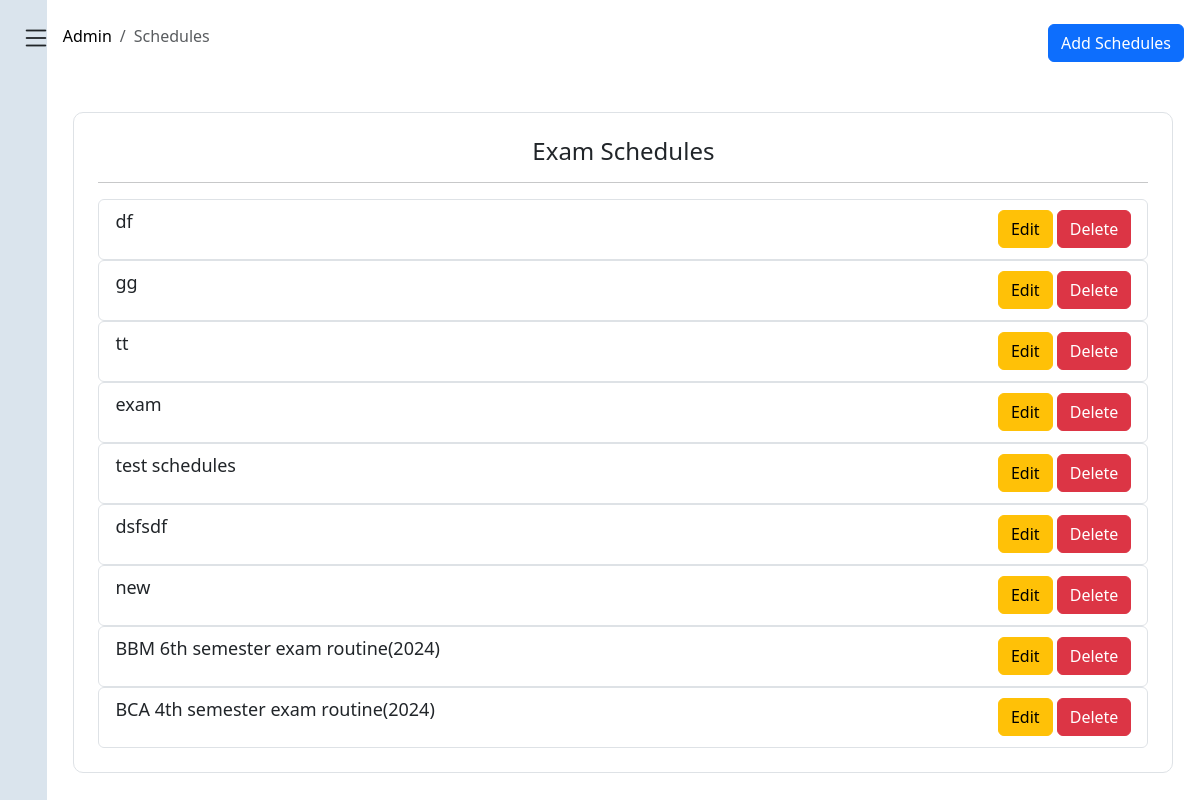
The app's page /admin/schedules.php (signed in) with its own data.
### tables this page shows
CREATE TABLE `schedules` (
  `sn` int NOT NULL,
  `title` varchar(255) NOT NULL,
  `start_date` date NOT NULL,
  `end_date` date NOT NULL,
  `time` varchar(20) NOT NULL,
  `image` varchar(255) NOT NULL,
  `created/edited_by` varchar(255) NOT NULL
);

### admin/schedules.php (the view, shortened to what this page needs)
<?php
include "../app/connection.php";
$schedules_query = "SELECT * FROM `schedules` ORDER BY `sn` DESC";
$result = mysqli_query($conn, $schedules_query);
?>
<!DOCTYPE html>
<html lang="en">
<head>
</head>
<body>
    <div class="main">
        <?php include "leftside.php" ?>
        <div class="right-side">
            <div class="bread d-flex justify-content-between">
                <nav aria-label">
                    <ol class="breadcrumb mt-4 ms-3">
                        <li class="breadcrumb-item"><a href="dashboard.php">Admin</a></li>
                        <li class="breadcrumb-item active" aria-current="page">Schedules</li>
                    </ol>
                </nav>
                <div class="add mt-4 me-3">
                    <a href="schedules_add.php" class="btn btn-primary">Add Schedules</a>
                </div>
            </div>
            <div class="container border p-2 mt-5" style="border-radius: 10px; max-width: 1100px; overflow-y: scroll; max-height: 750px;">
                <div class="container p-3">
                    <h4 class="text-center">Exam Schedules</h4>
                    <hr>
                    <?php while ($row = mysqli_fetch_assoc($result)): ?>
                        <?php
                        $sn = $row['sn'];
                        $title = $row['title'];
                        ?>
                        <ul class="list-group">
                            <li class="list-group-item d-flex justify-content-between d-flex align-items-center">
                                <p style="max-width: 840px; font-size: large;"><?php echo $title ?></p>
                                <div class="actions">
                                    <a href="schedules_edit.php?sn=<?php echo $sn; ?>" class="btn btn-warning">Edit</a>
                                    <button class="btn btn-danger" onclick="showConfirmation(<?php echo $sn; ?>)">Delete</button>
                                </div>
                            </li>
                        </ul>
                    <?php endwhile; ?>
                </div>
            </div>
        </div>
    </div>
    <?php include "sidebar.php" ?>
</body>
</html>

### admin/style.css (style rules this page uses)
* { padding: 0; margin: 0; box-sizing: border-box; }
html, body { height: 100%; }

### records on screen
schedules: title "df"
schedules: title "gg"
schedules: title "tt"
schedules: title "exam"
schedules: title "test schedules"
schedules: title "dsfsdf"
schedules: title "new"
schedules: title "BBM 6th semester exam routine(2024)"
schedules: title "BCA 4th semester exam routine(2024)"
